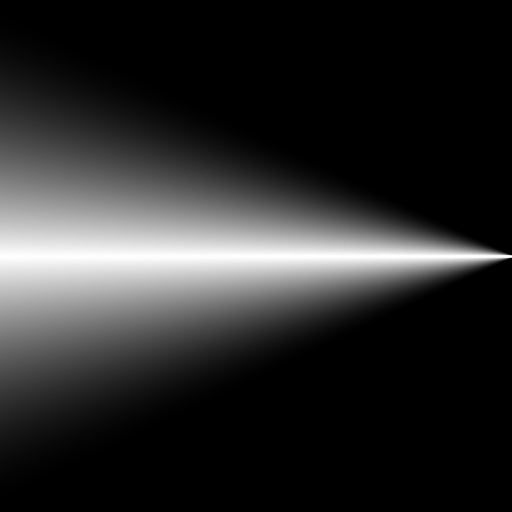
Frame 1 (no input)
Frame 60 (the mouse pressed at the canvas centre just before this capture): identical to frame 1, image omitted
Frame 120 (the mouse held since frame 60 and released just before this capture): identical to frame 1, image omitted

The Processing sketch that drew this single still picture (run headless with seeded random() and noise(); from frame 60 on, the mouse is pressed at the canvas centre):

// Processing sketch: sketch_200418c
// ── sketch_200418c.pde
void setup() {
  size(512, 512);
}

void draw() {
  background(0);
  clear();
  fill(0);

  for (int i = 0; i < 512; ++i) {
    float fk = ((float)i) / 512f;
    float fc = pow(min(1f, fk * 1), 2);
    int c = (int)(fc * 255);
    fill(c);
    stroke(c);
    //rect(0, i / 2, 512, 512 - i);
    triangle(0,i / 2, 512, 256, 0, 512 - i / 2);
  }
  
  save("sprite.png");
}
